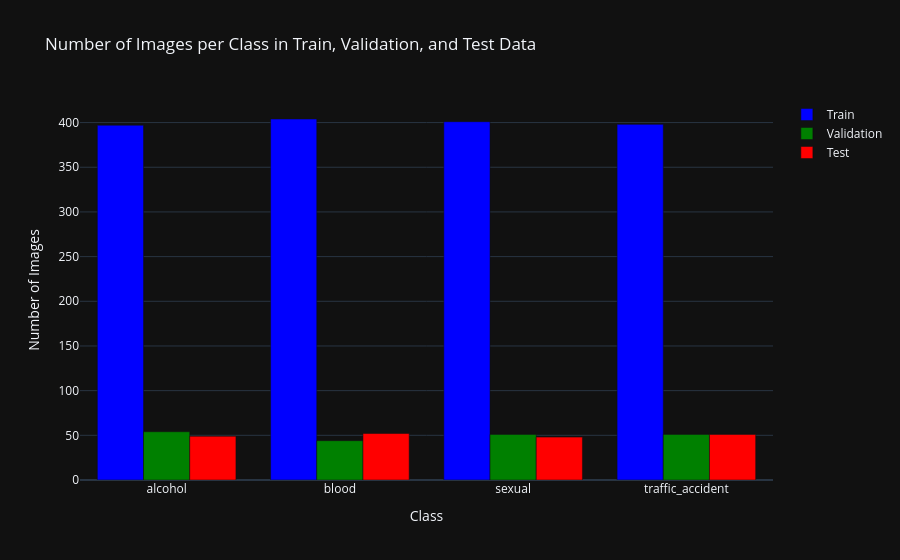

Notebook code cell kept with this figure:
### Markdown cell above
# Visualize dataset

### Code cell
_, train_counts = np.unique(train_labels, return_counts=True)
_, val_counts = np.unique(val_labels, return_counts=True)
_, test_counts = np.unique(test_labels, return_counts=True)

fig = go.Figure()

fig.add_trace(go.Bar(
    x=class_names,
    y=train_counts,
    name='Train',
    marker=dict(color='blue')
))

fig.add_trace(go.Bar(
    x=class_names,
    y=val_counts,
    name='Validation',
    marker=dict(color='green')
))

fig.add_trace(go.Bar(
    x=class_names,
    y=test_counts,
    name='Test',
    marker=dict(color='red')
))

fig.update_layout(
    title="Number of Images per Class in Train, Validation, and Test Data",
    barmode='group',
    xaxis_title="Class",
    yaxis_title="Number of Images",
    template="plotly_dark"
)

# Show the plot
fig.show()

### Figure 1 — Plotly figure (JSON) as saved in the notebook; plotly's stock layout.template omitted (floating-point values rounded to 4 significant figures)
{"data": [{"marker": {"color": "blue"}, "name": "Train", "x": ["alcohol", "blood", "sexual", "traffic_accident"], "y": [397, 404, 401, 398], "type": "bar"}, {"marker": {"color": "green"}, "name": "Validation", "x": ["alcohol", "blood", "sexual", "traffic_accident"], "y": [54, 44, 51, 51], "type": "bar"}, {"marker": {"color": "red"}, "name": "Test", "x": ["alcohol", "blood", "sexual", "traffic_accident"], "y": [49, 52, 48, 51], "type": "bar"}], "layout": {"title": {"text": "Number of Images per Class in Train, Validation, and Test Data"}, "barmode": "group", "xaxis": {"title": {"text": "Class"}}, "yaxis": {"title": {"text": "Number of Images"}}}}
